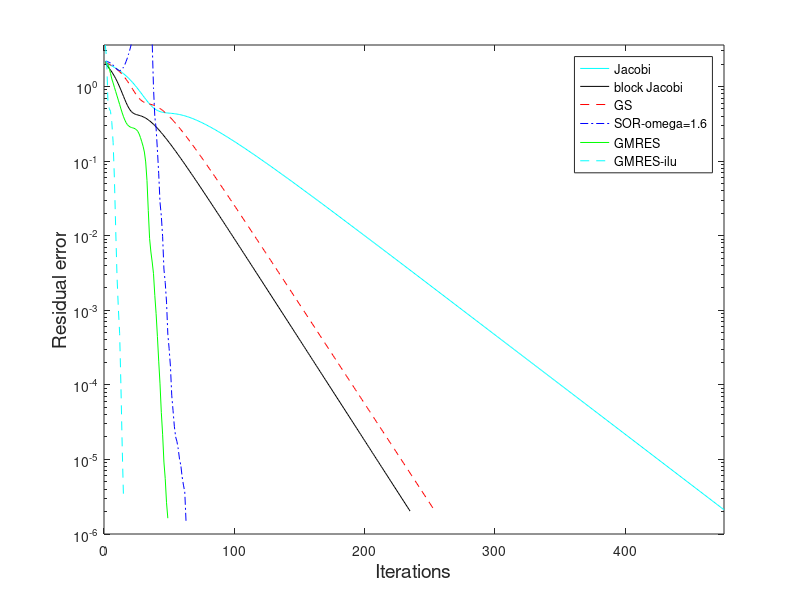

The MATLAB source for this figure:
function A1q3()

close all
clc

sigma = -10;
tau = -20;
n = 2^4;
h = 1/(n+1);

beta = sigma*h/2;
gamma = tau*h/2;
fprintf('\n    =====================================================')
fprintf('\n      Solving the Convection-Diffusion equation with\n')
fprintf('         beta = %2.4f, gamma = %2.4f and n = %3i\n',beta,gamma,n)
fprintf('    =====================================================\n')
% Creating discretised Convection Diffusion matrix
A = ConvectionDiffusion(beta,gamma,n);

% Defin exact solution and RHS functions
u = @(x,y) sin(pi*x).*cos(pi*y);
f = @(x,y,sigma,tau) 2*pi^2*u(x,y)+sigma*pi*cos(pi*x).*cos(pi*y) ...
    -tau*pi*sin(pi*x).*sin(pi*y);

% Creating domain
x = linspace(0,1,n+2);
[X,Y] = meshgrid(x,x);


% Defining RHS vector
F = f(X,Y,sigma,tau);
% Applying  Dirichlet boundary conditions
F(:,1) = sparse(n+2,1);
F(:,end) = sparse(n+2,1);
F = h^2*F(:);

% Defining exact solution
uE = u(X,Y);
uE = uE(:);

% Calculating error
tic
uA = A\F;
Dtime = toc;
fprintf('\n      Time using backslash = %4.4f',Dtime)
fprintf('\n      solution norm = %1.4e \n\n\n',norm(uE-uA,inf));

% Setting up initial guess
x = sparse((n+2)^2,1);

% Defining iterative parameters
max_iter = 2000;
tol = 1e-6;

%% Jacobi
[~,rJ,iterJ] = Jacobi(max_iter,tol,x,A,F);
%% BLKJacobi
[~,rBLK,iterBLK] = BLKJacobi(max_iter,tol,x,A,F);
%% GS
[~,rGS,iterGS] = GS(max_iter,tol,x,A,F);
%% SOR
fprintf('                      ------------------     \n');
fprintf('                      |      SOR       |   \n');
fprintf('                      ------------------     \n');
ii = 0;
rSOR = cell(9,1);
iterSOR = sparse(9,1);
test = zeros(9,1);
omega = zeros(9,1);
for i = 1.1:.1:1.9
    ii = ii + 1;
    [~,rSORR,iterSOR(ii)] = SOR(max_iter,tol,x,A,F,i);
    rSOR{ii} = rSORR;
    test(ii) = rSORR(end);
    omega(ii) = i;
end
[~,index]=min(test);

%% GMRES
tic
[~,~,~,iterGM,rGM] = gmres(A,F,[100],tol,max_iter);
time = toc;
% Produces results
fprintf('                      -----------------     \n');
fprintf('                      |     GMRES     |   \n');
fprintf('                      -----------------     \n');
fprintf('      Residual error after %4.0f interations = %1.4e \n'...
    ,iterGM(end),rGM(iterGM(end)))
fprintf('      Time to run GM = %2.4f\n\n',time)


%% PGMRES

tic
setup.type = 'nofill';
[L,U] = ilu(A,setup);
[~,~,~,iterPGM,rPGM] = gmres(A,F,[50],tol,max_iter,L,U);
time = toc;
% Produces results
fprintf('                      -----------------     \n');
fprintf('                      |    PGMRES     |   \n');
fprintf('                      -----------------     \n');
fprintf('      Residual error after %4.0f interations = %1.4e \n'...
    ,iterPGM(end),rPGM(iterPGM(end)))
fprintf('      Time to run PGM = %2.4f\n\n',time)

rSOR = rSOR{index};
m_iter = max([iterJ,iterBLK,iterGS,iterSOR(index),iterGM(end),iterPGM(end)]);
m_res = max([rJ(1),rBLK(1),rGS(1),rSOR(1),rGM(1),rPGM(1)]);


%% Plotting commands
semilogy(rJ,'c'); hold on
semilogy(rBLK,'k'); hold on
semilogy(rGS,'r--');hold on
semilogy(rSOR,'b-.');hold on
semilogy(rGM,'g');hold on
semilogy(rPGM,'c--');hold on
axis([0 m_iter tol m_res]);
legend('Jacobi','block Jacobi','GS',['SOR-omega=',num2str(omega(index))]...
    ,'GMRES','GMRES-ilu','Location','Best')
xlabel('Iterations','fontsize',14);
ylabel('Residual error','fontsize',14);



%%
    function [A] = ConvectionDiffusion(beta,gamma,n)
        
        e = ones(n,1);
        
        % Creating sparse diagonal matrices
        I = spdiags(e,0,n,n);
        I1 =spdiags(e,1,n,n);
        I2 = spdiags(e,-1,n,n);
        
        % Creating 1D Convection-Diffusion matricies
        Abeta = 2*I +(beta-1)*I1 - (beta+1)*I2;
        Agamma = 2*I +(gamma-1)*I1 - (gamma+1)*I2;
        
        % applying boundary conditions
        AbetaBC = [1 sparse(1,n+1);[-(beta+1); sparse(n-1,1)] ...
            Abeta [sparse(n-1,1); beta-1];sparse(1,n+1) 1];
        AgammaBC = [2 -2 sparse(1,n);[-(gamma+1); sparse(n-1,1)]...
            Agamma [sparse(n-1,1); gamma-1];sparse(1,n) -2 2 ];
        
        % Creating 2D Convection-Diffusion matrix
        A = kron(AbetaBC,speye(n+2))+kron(speye(n+2),AgammaBC);
        
    end


    function [x,rJ,i] = Jacobi(max_iter,tol,x,A,b)
        % Jacobi method
        tic
        % Creating vector of diagonals of A
        D = spdiags(A,0);
        b_norm = norm(b);
        r = b;
        
        % Carring out Jacobi
        for i = 1:max_iter
            
            % updating x
            x = x + r./D;
            r = b-A*x;
            rJ(i) = norm(r);
            
            if (rJ(i)/b_norm) < tol
                break
            end
        end
        time = toc;
        % Produces results
        fprintf('                      ------------------     \n');
        fprintf('                      |     Jacobi     |   \n');
        fprintf('                      ------------------     \n');
        fprintf('      Residual after error %4.0f interations = %1.4e \n'...
            ,i,rJ(i))
        fprintf('      Time to run Jacobi = %2.4f\n\n',time)
    end


    function [x,rJ,i] = BLKJacobi(max_iter,tol,x,A,b)
        % Jacobi method
        tic
        % Creating Block Jacobi
        BLKjac = spdiags([spdiags(A,-1),spdiags(A,0),spdiags(A,1)]...
            ,[-1:1],(n+2)^2,(n+2)^2);
        b_norm = norm(b);
        r = b;
        % Factoring BLKjac so can use backwards and forwards subsitution at
        % each step
        [LowT,UpT,Piv] = lu(BLKjac,'vector');
        % Carring out BLKJacobi
        for i = 1:max_iter
            
            % updating x
            x = x + UpT\(LowT\(r(Piv,:)));

            r = b-A*x;
            rJ(i) = norm(r);
            
            if (rJ(i)/b_norm) < tol
                break
            end
        end
        time = toc;
        % Produces results
        fprintf('                      ------------------     \n');
        fprintf('                      |   BLK Jacobi   |   \n');
        fprintf('                      ------------------     \n');
        fprintf('      Residual after error %4.0f interations = %1.4e \n'...
            ,i,rJ(i))
        fprintf('      Time to run Jacobi = %2.4f\n\n',time)
    end

    function [x,rGS,i] = GS(max_iter,tol,x,A,b)
        tic
        % Creating lower triangular
        E = tril(A);
        b_norm = norm(b);
        r = b;
        
        % Carring out GS
        for i = 1:max_iter
            
            % updating x
            x = x + E\r;
            r = b-A*x;
            rGS(i) = norm(r);
            
            if (rGS(i)/b_norm) < tol
                break
            end
        end
        time = toc;
        % Produces results
        fprintf('                      ------------------     \n');
        fprintf('                      |  Gauss-Siedel  |   \n');
        fprintf('                      ------------------     \n');
        fprintf('      Residual after error %4.0f interations = %1.4e \n'...
            ,i,rGS(i))
        fprintf('      Time to run GS = %2.4f\n\n',time)
    end


    function [x,rSOR,i] = SOR(max_iter,tol,x,A,b,omega)
        tic
        % Creating lower triangular
        E = tril(A);
        [N,~] = size(A);
        % Creating sparse diagonal matrix
        D = spdiags(spdiags(A,0),0,N,N);
        
        % Calculating the matrix which we need to solve at each step
        S = ((1/omega-1)*D+E);
        b_norm = norm(b);
        r = b;
        
        % Carring out SOR
        for i = 1:max_iter
            
            % updating x
            x = x + S\r;
            r = b-A*x;
            rSOR(i) = norm(r);
            
            if (rSOR(i)/b_norm) < tol
                break
            end
        end
        time = toc;
        % Produces results
        fprintf('      Omega = %1.1f \n',omega)
        fprintf('      Residual after error %4.0f interations = %1.4e \n'...
            ,i,rSOR(i))
        fprintf('      Time to run SOR = %2.4f\n\n',time)
    end

end